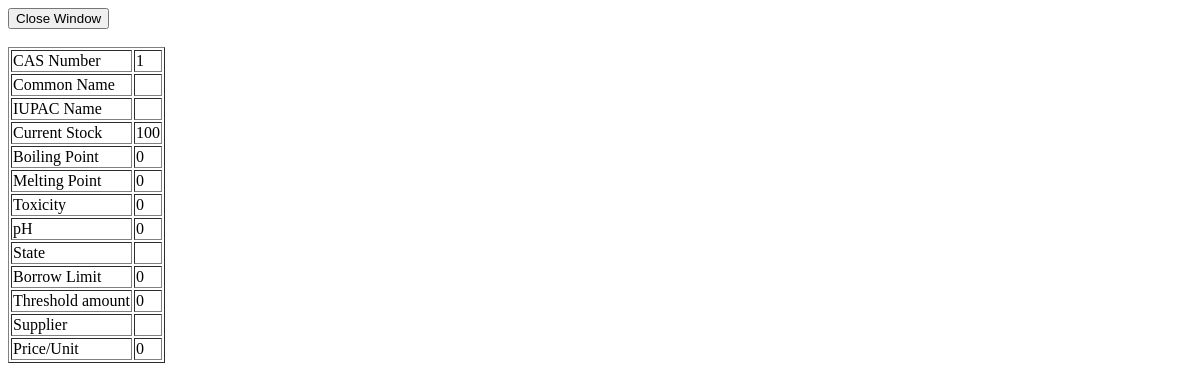
Page /CLIMS/showdetails.php?id=1 (signed in) on the earlier database version.
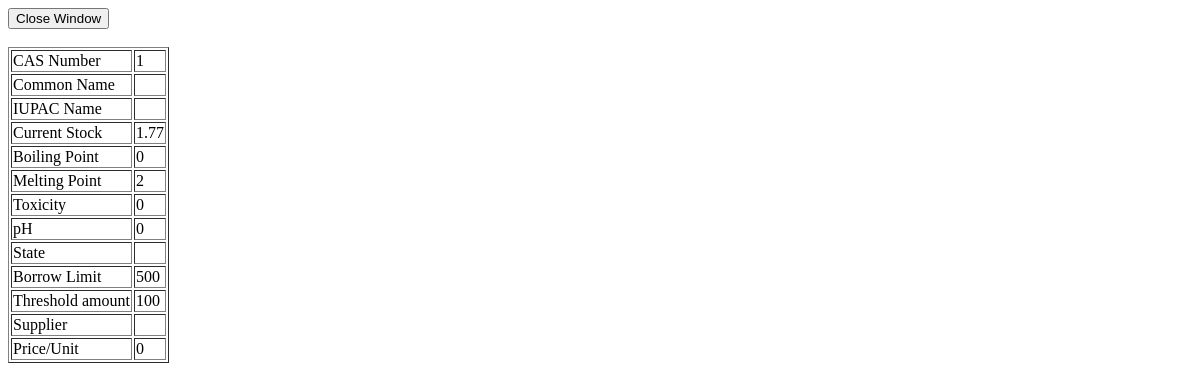
Same page on the later database version.
### tables this page shows
CREATE TABLE `chemicals` (
  `id` varchar(15) NOT NULL,
  `common_name` varchar(50) NOT NULL,
  `iupac` varchar(75) NOT NULL,
  `bp` float NOT NULL,
  `mp` float NOT NULL,
  `toxic` tinyint(1) NOT NULL,
  `pH` float NOT NULL,
  `state` varchar(15) NOT NULL,
  `limit` float NOT NULL,
  `min` float NOT NULL,
  `supplier` varchar(200) NOT NULL,
  `price` float NOT NULL,
  PRIMARY KEY (`id`)
);

CREATE TABLE `stock` (
  `chemID` varchar(15) NOT NULL,
  `amount` float NOT NULL,
  `gID` int(11) DEFAULT NULL,
  KEY `gID` (`gID`),
  CONSTRAINT `stock_ibfk_1` FOREIGN KEY (`gID`) REFERENCES `researchgroup` (`gID`)
);

### CLIMS/showdetails.php (the view, shortened to what this page needs)
<?php
	require('dbconnect.php');
	$id = $_GET['id'];
	$sql = "select * from chemicals, stock where chemicals.id = stock.chemID and chemicals.id = '".$id."'";
	$resultset = mysqli_query($conn, $sql);
	$row = mysqli_fetch_row($resultset);
?>
<HTML>
<HEAD>
</HEAD>
<BODY>
	<BUTTON OnClick = "window.close()">Close Window</BUTTON>
	<br><br>
	<TABLE border='1'>
		<tr><td align='Left'>CAS Number</td><td align='Left'><?php echo $row[0];?></td></tr>
		<tr><td align='Left'>Common Name</td><td align='Left'><?php echo $row[1];?></td></tr>
		<tr><td align='Left'>IUPAC Name</td><td align='Left'><?php echo $row[2];?></td></tr>
		<tr><td align='Left'>Current Stock</td><td align='Left'><?php echo $row[13];?></td></tr>
		<tr><td align='Left'>Boiling Point</td><td align='Left'><?php echo $row[3];?></td></tr>
		<tr><td align='Left'>Melting Point</td><td align='Left'><?php echo $row[4];?></td></tr>
		<tr><td align='Left'>Toxicity</td><td align='Left'><?php echo $row[5];?></td></tr>
		<tr><td align='Left'>pH</td><td align='Left'><?php echo $row[6];?></td></tr>
		<tr><td align='Left'>State</td><td align='Left'><?php echo $row[7];?></td></tr>
		<tr><td align='Left'>Borrow Limit</td><td align='Left'><?php echo $row[8];?></td></tr>
		<tr><td align='Left'>Threshold amount</td><td align='Left'><?php echo $row[9];?></td></tr>
		<tr><td align='Left'>Supplier</td><td align='Left'><?php echo $row[10];?></td></tr>
		<tr><td align='Left'>Price/Unit</td><td align='Left'><?php echo $row[11];?></td></tr>
	</TABLE>
</BODY>
</HTML>

Differences in the rows shown:
changed chemicals id 1: stock.amount "100" → "1.77"; mp "0" → "2"; limit "0" → "500"; min "0" → "100"
